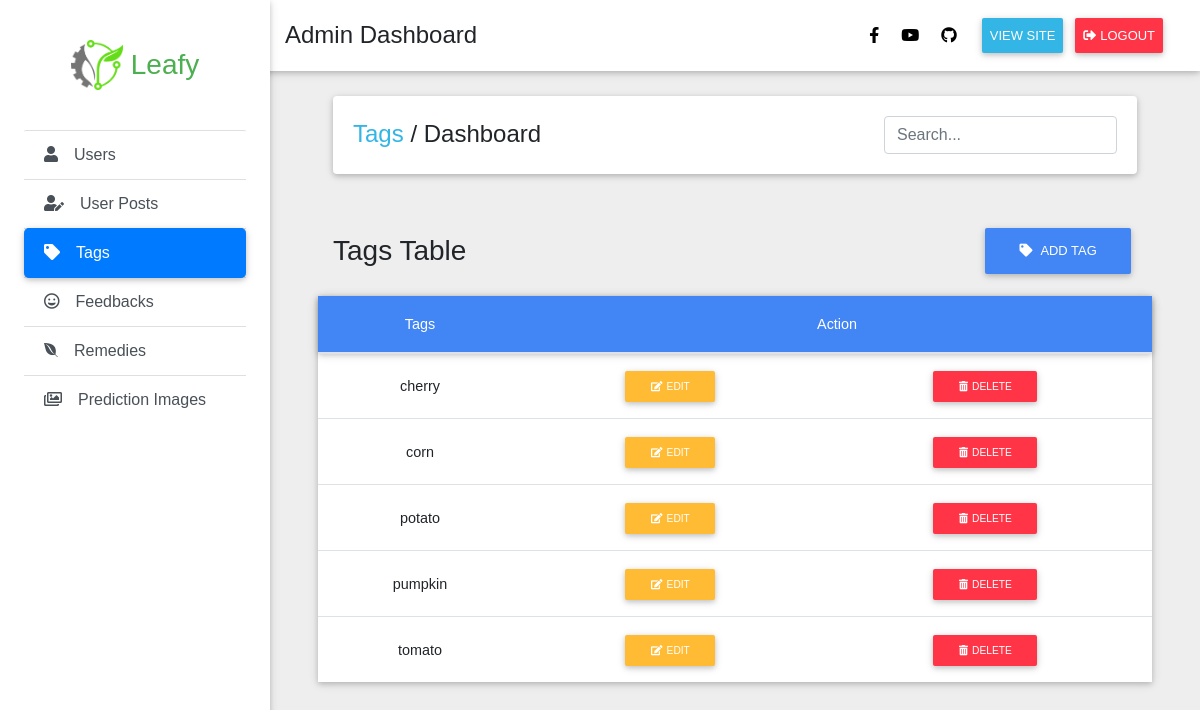
The page /adminTags/ (signed in) on the database as committed earlier.
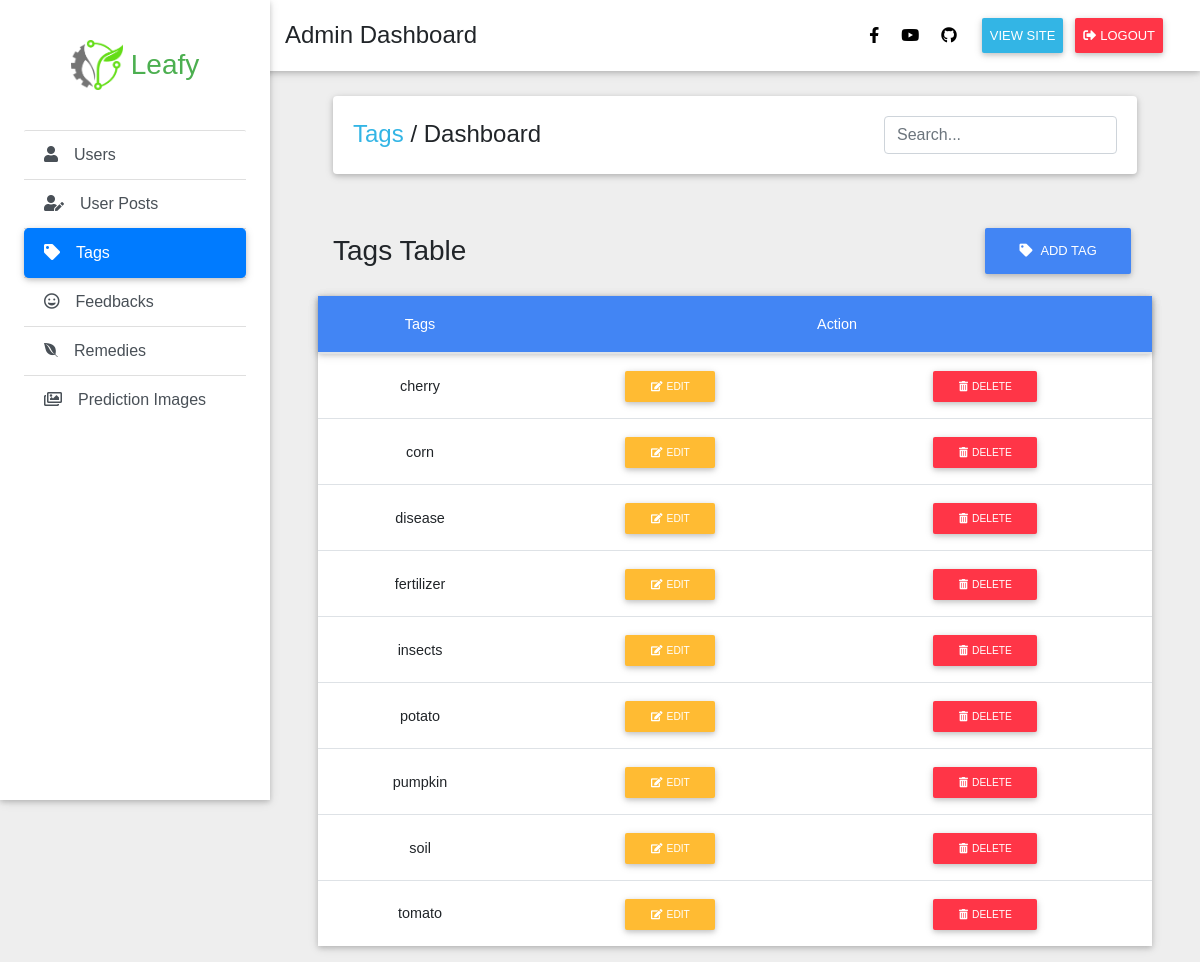
The same page on the database as committed later.
### potato/models.py (models this page shows, shortened)
class Tag(models.Model):
	tag = models.CharField(max_length=20, unique=True)

### potato/views.py (the view)
# urls.py: path('adminTags/', views.adminTags, name = 'adminTags'),
@login_required(login_url='/login/')  # change here
def adminTags(request):
    if request.user.is_staff:  # here
        tags = Tag.objects.all().order_by('tag')
        context = {
            'tags': tags,
        }
        return render(request, 'adminTags.html', context)
    else:  # and here
        raise PermissionDenied()

### potato/templates/adminTags.html (shortened to what this page needs)
{% extends 'dashboard.html' %}
{% block content %}
{% load static %}
<main class="pt-5 mx-lg-5">
    <div class="container-fluid mt-5">
        <div class="card mb-4 wow fadeIn">
            <div class="card-body d-sm-flex justify-content-between">
                <h4 class="mb-2 mb-sm-0 pt-1">
                    <a role="button" class="text-info">Tags</a>
                    <span>/</span>
                    <span>Dashboard</span>
                </h4>
                <form class="d-flex justify-content-center" autocomplete="off">
                    <input id="usersearch" type="search" placeholder="Search..." aria-label="Search"
                        class="form-control">
                </form>
            </div>
        </div>
    </div>
    <div class="container d-flex justify-content-between align-items-center mt-5">
        <h3 class="mb-0">Tags Table</h3>
        <a class="btn btn-primary" role="button" onclick="tag()"><i class="fas fa-tag mr-2"></i>Add tag</a>
    </div>
    <div class="container mt-3 bg-white z-depth-1 p-0">
        <table class="table table-hover text-center">
            <thead class="primary-color text-white z-depth-1">
                <tr>
                    <th scope="col">Tags</th>
                    <th scope="col" colspan="2">Action</th>
                </tr>
            </thead>
            <tbody id="usertable">
                {% for t in tags %}
                <tr>
                    <td class="align-middle">{{t.tag}}</td>
                    <td class="align-middle"><a href="{% url 'editTag' t.id %}" class="btn btn-warning btn-sm">
                            <i class="fas fa-edit mr-1"></i>Edit</a></td>
                    <td class="align-middle"><a href="{% url 'delTag' t.id %}" class="btn btn-danger btn-sm">
                            <i class="fas fa-trash-alt mr-1"></i>Delete</a></td>
                </tr>
                {% endfor %}
            </tbody>
        </table>
    </div>
</main>
{% endblock %}

### potato/templates/dashboard.html (shortened to what this page needs)
<!DOCTYPE html>
<html lang="en">
{% load static %}
<head>
  <link rel="stylesheet" href="https://use.fontawesome.com/releases/v5.11.2/css/all.css">
  <link rel="stylesheet" href="{% static 'css/bootstrap.min.css' %}">
  <link rel="stylesheet" href="{% static 'css/mdb.min.css' %}">
  <link rel="stylesheet" href="{% static 'css/style.min.css' %}">
  <link rel="stylesheet" href="{% static 'css/dashboard.css' %}">
</head>
<body class="grey lighten-3">
  <header>
    <nav class="navbar fixed-top navbar-expand-lg navbar-light white scrolling-navbar">
      <div class="container-fluid">
        <div class="collapse navbar-collapse" id="navbarSupportedContent">
          <ul class="navbar-nav mr-auto">
            <li class="nav-item">
              <h4 class="mb-0">Admin Dashboard</h4>
            </li>
          </ul>
          <ul class="navbar-nav nav-flex-icons align-items-center">
            <li class="nav-item">
              <a href="https://www.facebook.com/Department-of-Agriculture-Assam-1196858683753323/" class="nav-link waves-effect" target="_blank">
                <i class="fab fa-facebook-f"></i>
              </a>
            </li>
            <li class="nav-item">
              <a href="https://youtu.be/JNZHnadaXT0" class="nav-link waves-effect" target="_blank">
                <i class="fab fa-youtube"></i>
              </a>
            </li>
            <li class="nav-item">
              <a href="https://github.com/NiharKashyap/Leafy" class="nav-link waves-effect">
                <i class="fab fa-github mr-2"></i>
              </a>
            </li>
            <li class="nav-item">
              <a href="{% url 'leafy-home' %}" class="btn btn-info waves-effect nav-item p-2">
                </i>View site
              </a>
            </li>
            <li class="nav-item">
              <a href="{% url 'logout' %}" class="btn btn-danger waves-effect nav-item p-2">
                <i class="fas fa-sign-out-alt mr-1"></i></i>Logout
              </a>
            </li>
          </ul>
        </div>
      </div>
    </nav>
    <div class="sidebar-fixed position-fixed">
      <a href="{% url 'leafy-home' %}" class="logo-wrapper waves-effect d-flex align-items-center justify-content-center">
        <img id="logo-img" src="{% static 'images/new brand logo.png' %}" alt="logo" class="img-fluid">
        <h3 class="m-0 ml-2 green-text">Leafy</h3>
      </a>
      <div class="list-group list-group-flush">
        {% if profile %}
        <a href="{% url 'admin' %}" class="list-group-item list-group-item-action active waves-effect">
          <i class="fas fa-user mr-3"></i>Users
        </a>
        {% else %}
        <a href="{% url 'admin' %}" class="list-group-item list-group-item-action waves-effect">
          <i class="fas fa-user mr-3"></i>Users
        </a>
        {% endif %}
        {% if posts %}
        <a href="{% url 'adminUserPosts' %}" class="list-group-item list-group-item-action active waves-effect">
          <i class="fas fa-user-edit mr-3"></i>User Posts</a>
        {% else %}
        <a href="{% url 'adminUserPosts' %}" class="list-group-item list-group-item-action waves-effect">
          <i class="fas fa-user-edit mr-3"></i>User Posts</a>
        {% endif %}
        {% if tags %}
        <a href="{% url 'adminTags' %}" class="list-group-item list-group-item-action active waves-effect">
          <i class="fas fa-tag mr-3"></i>Tags</a>
        {% else %}
        <a href="{% url 'adminTags' %}" class="list-group-item list-group-item-action waves-effect">
          <i class="fas fa-tag mr-3"></i>Tags</a>
        {% endif %}
        {% if feed %}
        <a href="{% url 'adminFeedback' %}" class="list-group-item list-group-item-action active waves-effect">
          <i class="far fa-grin mr-3"></i>Feedbacks</a>
        {% else %}
        <a href="{% url 'adminFeedback' %}" class="list-group-item list-group-item-action waves-effect">
          <i class="far fa-grin mr-3"></i>Feedbacks</a>
        {% endif %}
        {% if rem %}
        <a href="{% url 'adminRemedies' %}" class="list-group-item list-group-item-action active waves-effect">
          <i class="fab fa-envira mr-3"></i>Remedies</a>
        {% else %}
        <a href="{% url 'adminRemedies' %}" class="list-group-item list-group-item-action waves-effect">
          <i class="fab fa-envira mr-3"></i>Remedies</a>
        {% endif %}
        {% if hist %}
        <a href="{% url 'adminImages' %}" class="list-group-item list-group-item-action active waves-effect">
          <i class="far fa-images mr-3"></i>Prediction Images</a>
        {% else %}
        <a href="{% url 'adminImages' %}" class="list-group-item list-group-item-action waves-effect">
          <i class="far fa-images mr-3"></i>Prediction Images</a>
        {% endif %}
      </div>
    </div>
  </header>
  {% block content %}
  {% endblock %}
</body>
</html>

### potato/static/css/dashboard.css (style rules this page uses)
html { --bg-col: #212121; --col-text: #fafafa; --btn: #64dd17; }

Rows that differ between the two databases and show on the page:
added Tag: tag "disease"
added Tag: tag "fertilizer"
added Tag: tag "insects"
added Tag: tag "soil"
